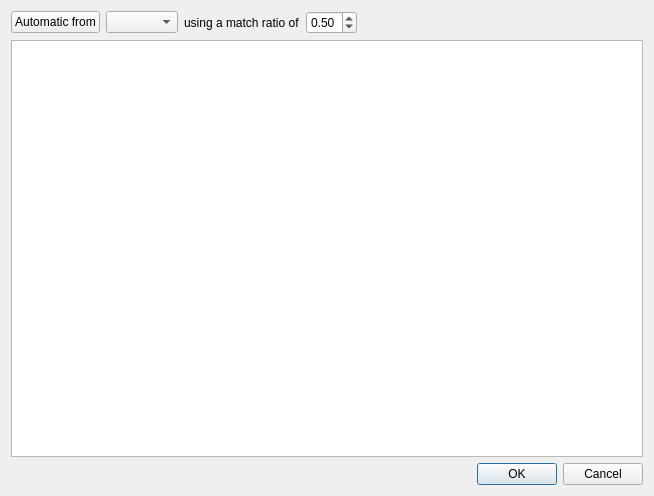
<?xml version="1.0" encoding="UTF-8"?>
<ui version="4.0">
 <class>Dialog</class>
 <widget class="QDialog" name="Dialog">
  <property name="geometry">
   <rect>
    <x>0</x>
    <y>0</y>
    <width>654</width>
    <height>496</height>
   </rect>
  </property>
  <property name="windowTitle">
   <string>Data Split Dialog</string>
  </property>
  <layout class="QVBoxLayout" name="verticalLayout">
   <item>
    <layout class="QHBoxLayout" name="horizontalLayout">
     <item>
      <widget class="QPushButton" name="pushButton">
       <property name="text">
        <string>Automatic from</string>
       </property>
      </widget>
     </item>
     <item>
      <widget class="QComboBox" name="columnComboBox"/>
     </item>
     <item>
      <widget class="QLabel" name="label">
       <property name="text">
        <string>using a match ratio of</string>
       </property>
      </widget>
     </item>
     <item>
      <widget class="QDoubleSpinBox" name="ratioSpinBox">
       <property name="maximum">
        <double>1.000000000000000</double>
       </property>
       <property name="singleStep">
        <double>0.100000000000000</double>
       </property>
       <property name="value">
        <double>0.500000000000000</double>
       </property>
      </widget>
     </item>
     <item>
      <spacer name="horizontalSpacer">
       <property name="orientation">
        <enum>Qt::Horizontal</enum>
       </property>
       <property name="sizeHint" stdset="0">
        <size>
         <width>40</width>
         <height>20</height>
        </size>
       </property>
      </spacer>
     </item>
    </layout>
   </item>
   <item>
    <widget class="QTableView" name="tableView"/>
   </item>
   <item>
    <widget class="QDialogButtonBox" name="buttonBox">
     <property name="orientation">
      <enum>Qt::Horizontal</enum>
     </property>
     <property name="standardButtons">
      <set>QDialogButtonBox::Cancel|QDialogButtonBox::Ok</set>
     </property>
    </widget>
   </item>
  </layout>
 </widget>
 <resources/>
 <connections>
  <connection>
   <sender>buttonBox</sender>
   <signal>accepted()</signal>
   <receiver>Dialog</receiver>
   <slot>accept()</slot>
   <hints>
    <hint type="sourcelabel">
     <x>248</x>
     <y>254</y>
    </hint>
    <hint type="destinationlabel">
     <x>157</x>
     <y>274</y>
    </hint>
   </hints>
  </connection>
  <connection>
   <sender>buttonBox</sender>
   <signal>rejected()</signal>
   <receiver>Dialog</receiver>
   <slot>reject()</slot>
   <hints>
    <hint type="sourcelabel">
     <x>316</x>
     <y>260</y>
    </hint>
    <hint type="destinationlabel">
     <x>286</x>
     <y>274</y>
    </hint>
   </hints>
  </connection>
 </connections>
</ui>
